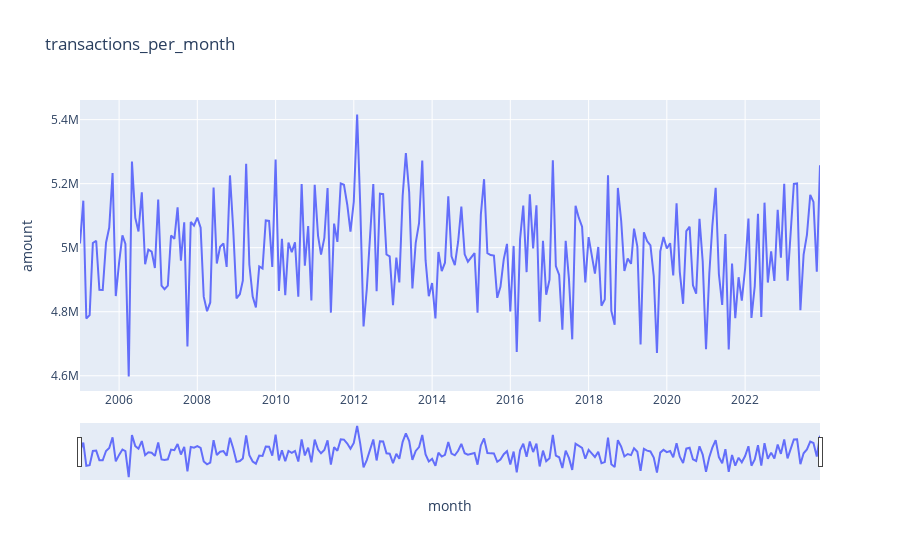

The notebook cell this image was saved under:
### Markdown cell above
Montant de transaction par mois

### Code cell
transactions_per_month = pd.DataFrame(transactions_copy.groupby("month").amount.aggregate('mean')).reset_index()
fig = px.line(transactions_per_month, x='month', y='amount', title='transactions_per_month amount')

fig.update_xaxes(rangeslider_visible=True)
fig.show()

### Figure 1 — Plotly figure (JSON) as saved in the notebook; plotly's stock layout.template omitted (floating-point values rounded to 4 significant figures; data arrays with more than 128 entries replaced by an {"elided": "..."} marker saying what was removed)
{"data": [{"hovertemplate": "month=%{x}<br>amount=%{y}<extra></extra>", "legendgroup": "", "line": {"color": "#636efa", "dash": "solid"}, "marker": {"symbol": "circle"}, "mode": "lines", "name": "", "orientation": "v", "showlegend": false, "type": "scatter", "x": {"elided": "228 str values"}, "xaxis": "x", "y": {"elided": "228 float values"}, "yaxis": "y"}], "layout": {"legend": {"tracegroupgap": 0}, "title": {"text": "transactions_per_month"}, "xaxis": {"anchor": "y", "domain": [0, 1], "rangeslider": {"visible": true}, "title": {"text": "month"}}, "yaxis": {"anchor": "x", "domain": [0, 1], "title": {"text": "amount"}}}}
